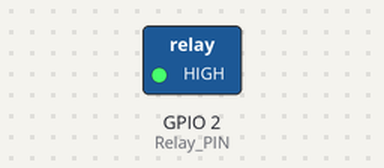
The sketch below on a simulated ESP32-S3. Shown: switched loads named in the sketch (green lamp = pin HIGH). Dashed ring = blinking. What the sketch prints to the serial monitor is not drawn.

Above: at 1.5 s.
Timing chart, 0 to 5.6 s (numbered marks = the images above):
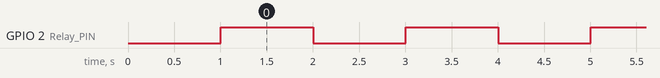

The sketch:

Relay-Test.ino
```cpp
/*
  ------------------------------------------------------------------------------
   Project: Hardware Design with AI
   Board: ESP32-S3
   Example: Relay on GPIO2 with Serial Monitor Debugging
   Author: Ampnics
   YouTube Channel: https://www.youtube.com/@ampnics
   GitHub Repository: https://github.com/ampnics
  ------------------------------------------------------------------------------

   Description:
   This program demonstrates how to Relay is ON/OFF connected to GPIO2 of the
   ESP32-S3 while printing status messages to the Serial Monitor for debugging.


*/

#define Relay_PIN 2

void setup() {
  // Initialize Serial Monitor for debugging
  Serial.begin(115200);
  delay(1000); // Allow time for Serial connection to stabilize
  Serial.println("ESP32-S3 Relay Test Starting...");
  Serial.println("Project: Hardware Design with AI");


  // Configure Relay pin as OUTPUT
  pinMode(Relay_PIN, OUTPUT);
  Serial.println("LED pin initialized as OUTPUT");
}

void loop() {
  Serial.println("Relay ON");
  digitalWrite(Relay_PIN, HIGH);
  delay(1000);

  Serial.println("Relay OFF");
  digitalWrite(Relay_PIN, LOW);
  delay(1000);
}
```

Measured:
- by itself, GPIO 2 (Relay_PIN): alternates HIGH for 1.0 s and LOW for 1.0 s
